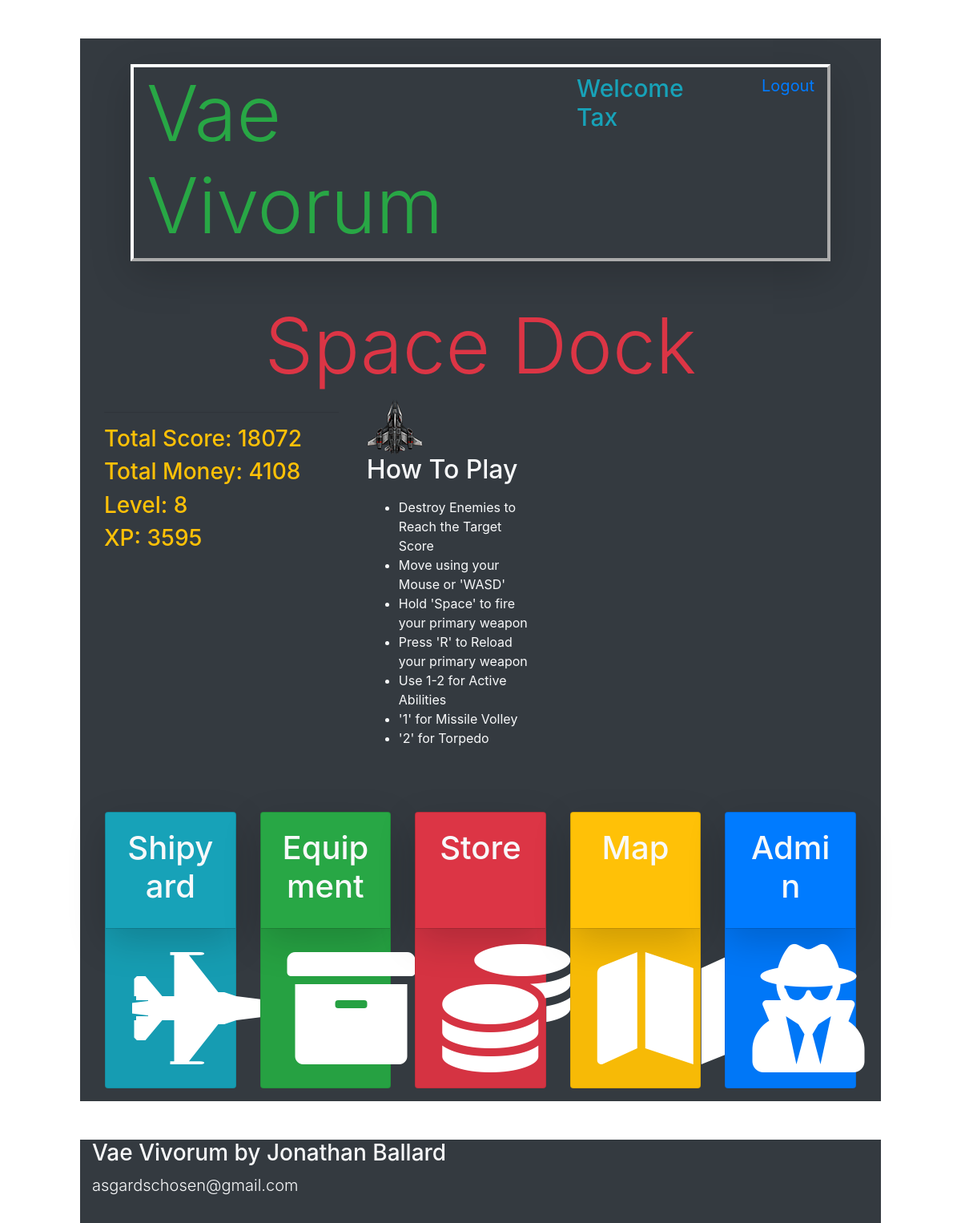
The app's page /dock (signed in), older data.
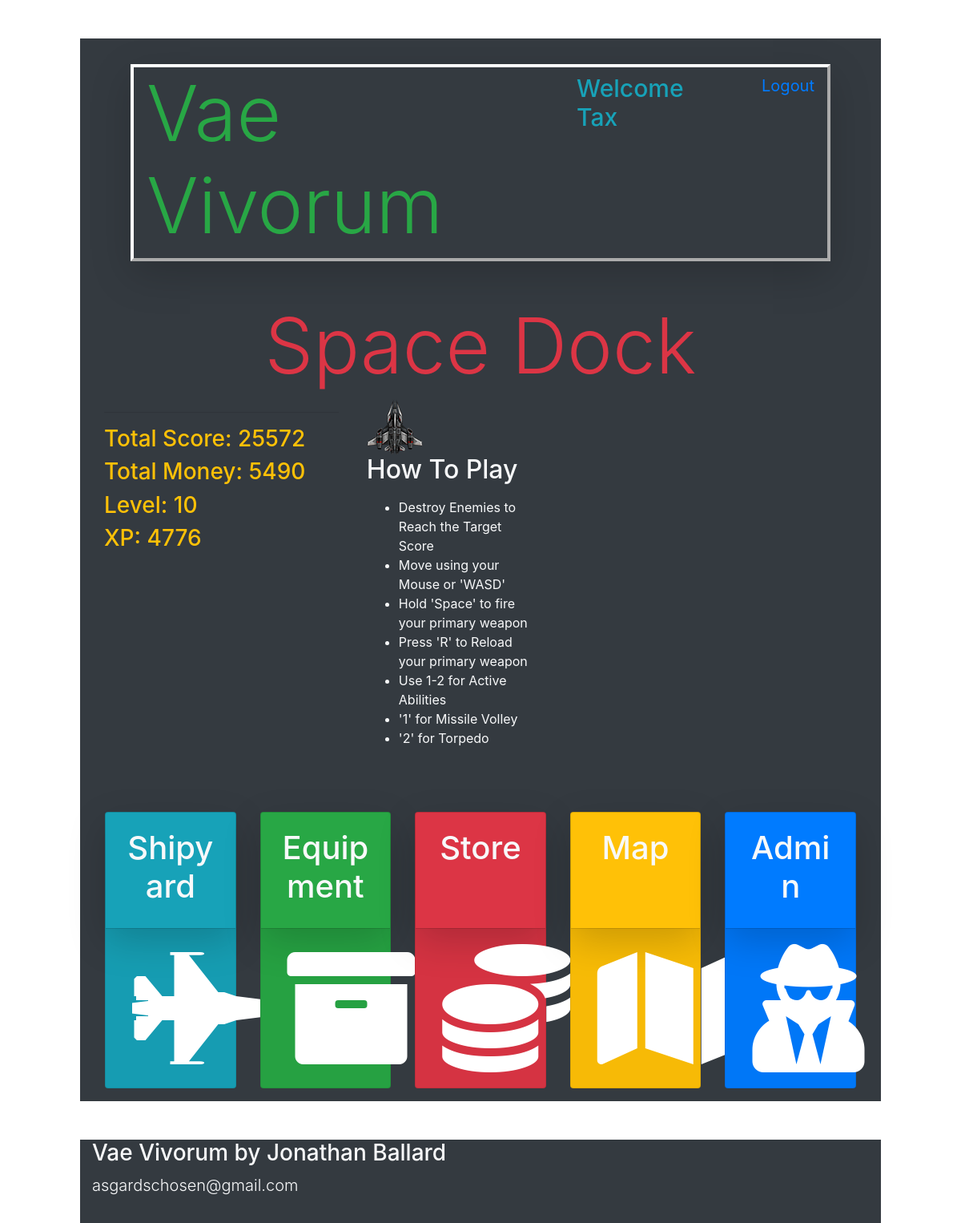
The same page, newer data.
### models.py (models this page shows)
class Users(db.Model):
    __tablename__ = "Users"
    id = db.Column(db.Integer, primary_key=True)
    username = db.Column(db.String(255))
    email = db.Column(db.String(255))
    password = db.Column(db.String(255))
    created_at = db.Column(db.DateTime)
    updated_at = db.Column(db.DateTime)
    current_kills = db.Column(db.Integer, default=0)
    current_score = db.Column(db.Integer, default=0)
    current_money = db.Column(db.Integer, default=0)
    current_xp = db.Column(db.Integer, default=0)
    current_level = db.Column(db.Integer, default=0)
    active_ship = db.Column(db.Integer, default=0)
    abilityPointsEarned = db.Column(db.Integer, default=0)
    abilityPointsSpent = db.Column(db.Integer, default = 0)
    passive1 = db.Column(db.Integer, default=0)
    passive2 = db.Column(db.Integer, default=0)
    passive3 = db.Column(db.Integer, default=0)
    passive4 = db.Column(db.Integer, default=0)
    passive5 = db.Column(db.Integer, default=0)
    passive6 = db.Column(db.Integer, default=0)
    passive7 = db.Column(db.Integer, default=0)
    passive8 = db.Column(db.Integer, default=0)
    passive9 = db.Column(db.Integer, default=0)
    passive10 = db.Column(db.Integer, default=0)
    passive11 = db.Column(db.Integer, default=0)
    passive12 = db.Column(db.Integer, default=0)
    passive13 = db.Column(db.Integer, default=0)
    passive14 = db.Column(db.Integer, default=0)
    passive15 = db.Column(db.Integer, default=0)
    passive16 = db.Column(db.Integer, default=0)
    passive17 = db.Column(db.Integer, default=0)
    passive18 = db.Column(db.Integer, default=0)
    passive19 = db.Column(db.Integer, default=0)
    passive20 = db.Column(db.Integer, default=0)
    character_active_ability_id = db.Column(db.Integer, db.ForeignKey("Active_Abilities.id", ondelete="cascade"))
    passive_abilities_this_user_has = db.relationship('User_Character', backref="characters_that_have_this_passive")

### app.py (the view)
@app.route('/dock')
def dock():
    if 'id' in session:
        loggedInUser = Users.query.get(session['id'])
    else:
        return redirect('/')
    print('CURRENT SESSION USER: ', session['id'])
    return render_template("dock.html", thisUser = loggedInUser)

### templates/dock.html (shortened to what this page needs)
<!DOCTYPE html>
<html lang="en">
<head>
    <link rel="stylesheet" href="https://stackpath.bootstrapcdn.com/bootstrap/4.4.1/css/bootstrap.min.css">
    <link rel="stylesheet" href="https://cdnjs.cloudflare.com/ajax/libs/font-awesome/5.11.2/css/all.css" />
    <link rel="stylesheet" type="text/css" href="{{ url_for('static', filename='css/style.css') }}">
</head>
<body>
    <div class="container bg-dark mt-5 text-warning pt-3 col-xl-10">
        <div id="topbar" class="d-flex flex-row mb-5 mx-5 mt-3 vaeBorder shadow-lg">
            <h1 class="display-1 d-inline-flex text-success ml-3">Vae Vivorum</h1>
            <h4 class="ml-auto d-inline-flex mt-2 text-info welcomeText" >Welcome {{ thisUser.username }}</h4>
            <a class="ml-5 d-inline-flex mt-2 mr-3 logoutLink" href="/logout">Logout</a>
        </div>
        <h1 class="display-1 text-center text-danger">Space Dock</h1>
        <div class="container col-xl-4 bg-dark align-top d-inline-block">
            <hr>
            <h3>Total Score: {{ thisUser.current_score }}</h3>
            <h3>Total Money: {{ thisUser.current_money }}</h3>
            <h3>Level: {{ thisUser.current_level }}</h3>
            <h3>XP: {{ thisUser.current_xp }}</h3>
        </div>
        <div class="container bg-dark text-light d-inline-block col-xl-3 align-top">
            <img class="d-inline-block align-top" id="playershipDashboard" src="../static/img/ships/player.png" alt="spaceship">
            <h2>How To Play</h2>
            <ul class="d-inline-block mt-2">
                <li>Destroy Enemies to Reach the Target Score</li>
                <li>Move using your Mouse or 'WASD'</li>
                <li>Hold 'Space' to fire your primary weapon</li>
                <li>Press 'R' to Reload your primary weapon</li>
                <li>Use 1-2 for Active Abilities</li>
                <li>'1' for Missile Volley</li>
                <li>'2' for Torpedo</li>
            </ul>
        </div>
        <div class="card-deck iconDiv mt-5 p-3">
            <div class="card iconCard bg-info">
                <div class="card-body shadow-lg">
                    <h1 class="card-title mb-2 text-light text-center">Shipyard</h1>
                </div>
                <div class="card-footer">
                    <a href="/ships"><div class="linkIcon"><i class="img-fluid btn fas fa-10x fa-fighter-jet"></i></div></a>
                </div>
            </div>
            <div class="card iconCard bg-success">
                <div class="card-body shadow-lg">
                    <h1 class="card-title mb-2 text-light text-center">Equipment</h1>
                </div>
                <div class="card-footer">
                    <a href="/equipment"><div class="linkIcon"><i class="img-fluid btn fas fa-10x fa-archive"></i></div></a>
                </div>
            </div>
            <div class="card iconCard bg-danger">
                <div class="card-body shadow-lg">
                    <h1 class="card-title mb-2 text-light text-center">Store</h1>
                </div>
                <div class="card-footer">
                    <a href="/store"><div class="linkIcon"><i class="img-fluid btn fas fa-10x fa-coins"></i></div></a>
                </div>
            </div>
            <div class="card iconCard bg-warning">
                <div class="card-body shadow-lg">
                    <h1 class="card-title mb-2 text-light text-center">Map</h1>
                </div>
                <div class="card-footer">
                    <a href="/map"><div class="linkIcon"><i class="img-fluid btn fas fa-10x fa-map"></i></div></a>
                </div>
            </div>
            {% if thisUser.username == "Tax" or thisUser.id == 1 %}
                <div class="card iconCard bg-primary">
                    <div class="card-body shadow-lg">
                        <h1 class="card-title mb-2 text-light text-center">Admin</h1>
                    </div>
                    <div class="card-footer">
                        <a href="/admin"><div class="linkIcon"><i class="img-fluid btn fas fa-10x fa-user-secret"></i></div></a>
                    </div>
                </div>
            {% endif %}
        </div>
    </div>
    <div id="bottombar" class="container bg-dark col-xl-10 mt-5 pb-3 text-light">
        <h3>Vae Vivorum by Jonathan Ballard</h3>
        <p class="lead">asgardschosen@gmail.com</p>
    </div>
</body>
</html>

### static/css/style.css (style rules this page uses)
#playershipDashboard { width: 70px; height: 69px; }
.linkIcon { display: block; text-align: center; }
.fas { color: white; }
.vaeBorder { border: 4px outset white; }
.logoutLink { font-size: 20px; }
.welcomeText { font-size: 30px; }

Row changes from the older to the newer data that the page shows:
changed Users "Tax": current_score "18072" → "25572"; current_money "4108" → "5490"; current_level "8" → "10"; current_xp "3595" → "4776"
